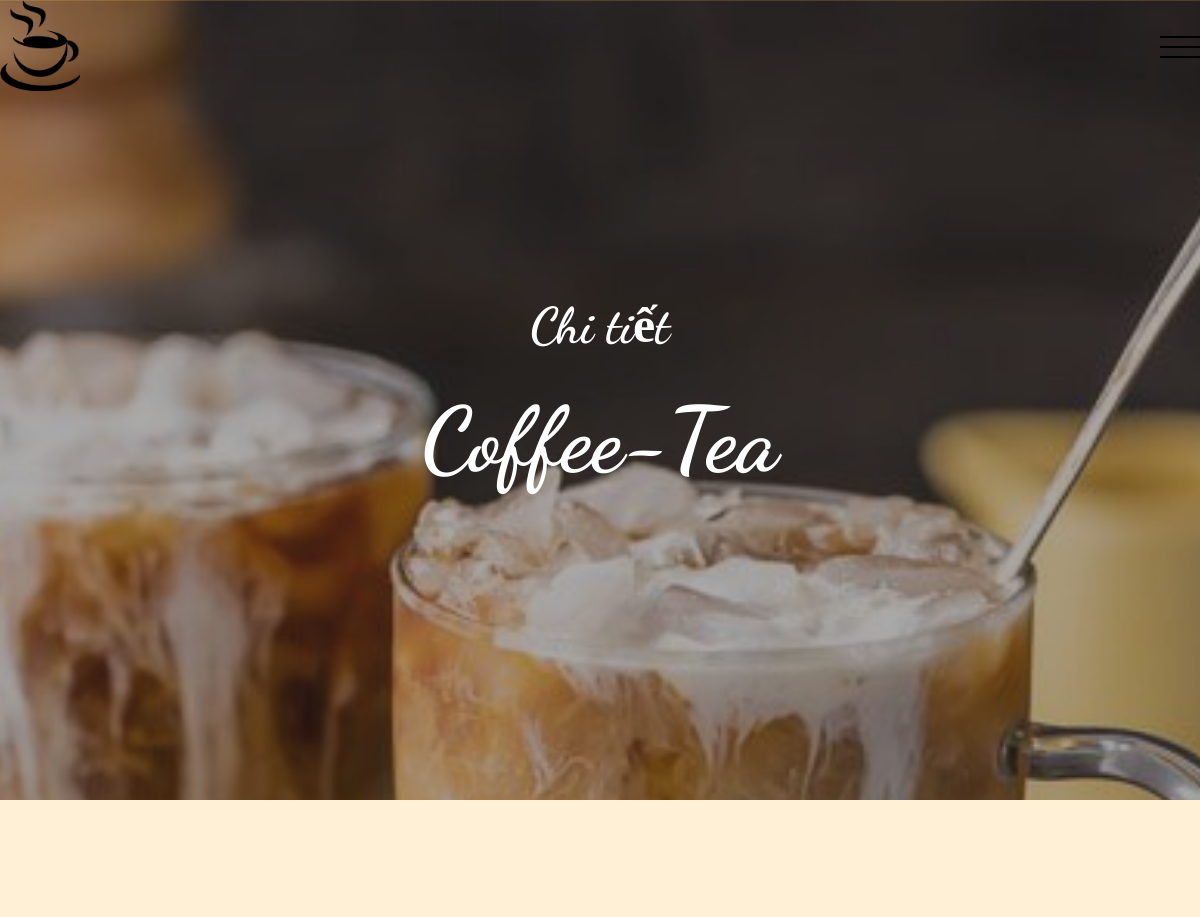
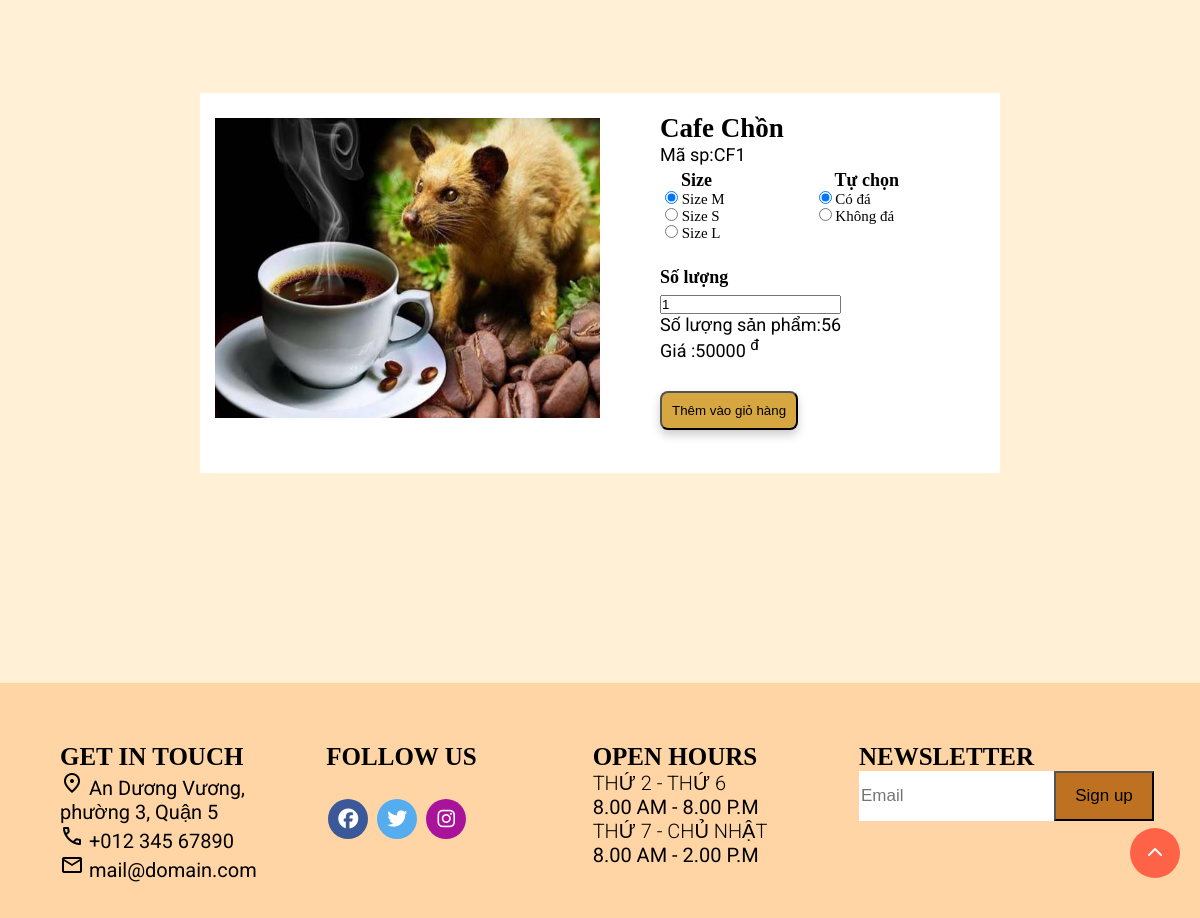
/index.php?quanly=dt&id=CF1, run on the app's committed database (2 pictures, top to bottom).
### tables this page shows
CREATE TABLE `sanpham` (
  `id_sanpham` varchar(200) NOT NULL,
  `tensp` varchar(200) NOT NULL,
  `hinhanh` varchar(50) NOT NULL,
  `price` float NOT NULL,
  `soluong` int(11) NOT NULL,
  `tinhtrang` int(11) NOT NULL,
  `id_danhmuc` int(11) NOT NULL
);

### dt_product.php (the view, shortened to what this page needs)
<link rel="stylesheet" href="./resources/css/product.css">
<?php include "./admin/Mysql/database.php"; ?>
<section class="menu_sanpham">
        <div class="container">
            <div class="head_dau">
                <h2>Chi tiết</h2>
                <h1>Coffee-Tea</h1>
            </div>
        </div>
</section>
    <div class="cont">
        <?php
        $id = $_GET['id'];
        $sql_chitiet = "SELECT * FROM danhmuc,sanpham where sanpham.id_danhmuc=danhmuc.id_danhmuc
                and sanpham.id_sanpham='$id' AND sanpham.tinhtrang=1 limit 1";
        $query_chitiet = mysqli_query($conn, $sql_chitiet);
        while ($row_chitiet = mysqli_fetch_array($query_chitiet)) {
        ?>
            <form class="product" action="./themgiohang.php?idsanpham=<?php echo $row_chitiet['id_sanpham'] ?>" method="post">
                <div class="gallery">
                    <img src="./resources/css/img/<?php echo $row_chitiet['hinhanh'] ?>">
                </div>
                <div class="dropdown">
                    <h2><?php echo $row_chitiet['tensp'] ?></h2>
                    <p>Mã sp:<?php echo $row_chitiet['id_sanpham'] ?></p>
                    <div class="divbox">
                        <div class="select-menu">
                            <h6>Size</h6>
                            <input type="radio" name="options" id="Size S" value="S" checked>
                            <label for="SizeM">Size M</label><br>
                            <input type="radio" name="options" id="Size M" value="M">
                            <label for="SizeS">Size S</label><br>
                            <input type="radio" name="options" id="Size L" value="L">
                            <label for="SizeL">Size L</label><br>
                        </div>
                        <div class="checkbox-item">
                            <?php
                            if ($row_chitiet['id_danhmuc'] == 1) {
                            ?>
                                <h6>Topping</h6>
                                <input type="checkbox" name="item[]" id="tranchau" value="trân châu">
                                <label for="tranchau">Trân châu</label><br>
                                <input type="checkbox" name="item[]" id="banhflan" value="bánh flan">
                                <label for="banhflan">Bánh flan</label><br>
                                <input type="checkbox" name="item[]" id="raucau" value = "thạch rau câu">
                                <label for="raucau">Thạch rau câu</label>
                            <?php
                            } elseif ($row_chitiet['id_danhmuc'] == 2) {
                            ?>
                                <h6>Tự chọn</h6>
                                <input type="radio" name="tuychon" id="coda" value="Có đá" checked>
                                <label for="coda">Có đá</label><br>
                                <input type="radio" name="tuychon" id="khongda" value="Không đá">
                                <label for="khongda">Không đá</label><br>
                            <?php
                            }
                            ?>
                        </div>
                    </div>
                    <div class="count">
                        <h6>Số lượng</h6>
                        <input id="soluongdat" name="soluongdat" type="number" min="1" value="1" required>
                    </div>
                    <p>Số lượng sản phẩm:<?php echo $row_chitiet['soluong'] ?></p>
                    <p class="price">Giá :<?php echo $row_chitiet['price'] ?> <sup>đ</sup></p>
                    <input class="button" name="addcard" type="submit" value="Thêm vào giỏ hàng">
                </div>
            </form>
        <?php
        }
        ?>
    </div>

### resources/css/header-footer-web.css (style rules this page uses)
:root { --main-color:rgba(255, 180, 94, 0.557); --sub-color:black; --text-color:rgb(255, 255, 255); }
* { margin: 0; padding: 0; outline: none; box-sizing: border-box; }
.container { margin: auto; max-width: 1200px; }

### resources/css/trangchu-sanpham.css (style rules this page uses)
.menu_sanpham { display: flex; justify-content: center; align-items: center; max-width: auto; height: 100vh; position: relative; overflow: hidden; }
.menu_sanpham::before { content: ""; display: block; position: absolute; width: 100%; height: 100%; background-image: url("./img/cà-phê-sữa-1.jpg"); background-position: center; background-repeat: no-repeat; background-attachment: fixed; background-size: cover; z-index: -2; }
.menu_sanpham::after { content: ""; display: block; position: absolute; width: 100%; height: 100%; background-color:rgb(43, 41, 41); opacity: 0.4; z-index: -2; }
.menu_sanpham .head_dau h2 { padding:10px 0px; display: block; width:100%; text-align: center; font-size: 50px; font-family: 'Dancing Script', cursive; color: var(--text-color); }
.menu_sanpham .head_dau h1 { margin: 20px 0px; display: block; width:100%; text-align: center; font-size: 90px; color: var(--text-color); font-family: 'Dancing Script', cursive; }

### resources/css/product.css (style rules this page uses)
.cont { width: 100%; min-height: 100vh; background: #ffa20029; display: flex; align-items: center; justify-content: center; }
.product { width: 90%; max-width: 800px; height: 380px; display: flex; }
.gallery { flex-basis: 50%; background: white; padding: 25px 0px 10px 15px; }
.gallery img { width: 100%; display: block; height: 300px; }
.dropdown { flex-basis: 50%; background-color: white; padding: 20px; padding-left: 60px; color: black; font-size: 18px; flex-wrap: wrap; }
.divbox { width: 300px; display: flex; flex-direction: row; }
.select-menu,.checkbox-item { margin: 5px; box-sizing: border-box; font-size: 15px; }
.select-menu h6 { font-size: 18px; margin-left: 16px; }
.select-menu { width: 140px; }
.checkbox-item { position: relative; width: 155px; padding-left: 11px; }
.checkbox-item h6 { font-size: 18px; margin-left: 16px; }
.count { padding-top: 20px; }
.count h6 { font-size: 18px; font-family: 'Times New Roman', Times, serif; margin-bottom: 5px; }
.button { display: flex; align-items: center; margin-top: 30px; padding: 10px 10px; border-radius: 8px; background-color: rgb(214, 167, 65); box-shadow: 0 5px 10px rgba(0, 0, 0, 0.2); cursor: pointer; user-select: none; margin-right: 17px; clear: both; }

### resources/css/footer.css (style rules this page uses)
:root { --main-color:rgba(255, 180, 94, 0.557); --sub-color:black; --text-color:rgb(255, 255, 255); }
p { font-family: "Roboto",sans-serif; }

### data on the page
sanpham: hinhanh (picture), tensp "Cafe Chồn", id_sanpham "CF1", soluong "56", price "50000"
